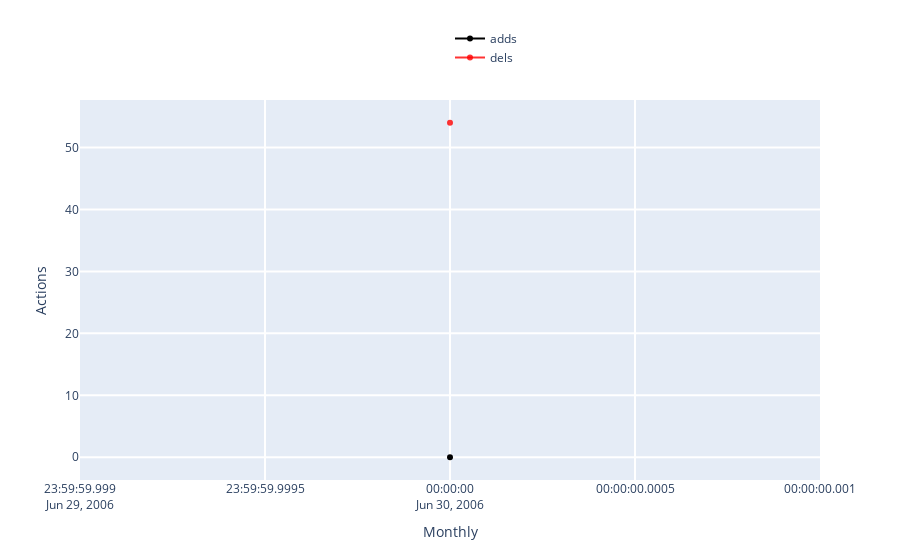

Notebook cell for this chart:
### Markdown cell above
<span style="color: #626262"> Try yourself! This is what will happen when you click 'Show Ownership' button: </span>

### Code cell
### ------------------------------------------------------------------------------------------ ###
### TRY YOURSELF! THIS IS WHAT WILL HAPPEN WHEN YOU CLICK 'Show Editor's Activities' BUTTON    ###
### ------------------------------------------------------------------------------------------ ###

## This is the page you used and the editor you select in the above grid. ##
print('The page that is being used:', the_page['title'], f'({lng_selected.upper()})')
print('Selected editor:', editor_info['name'])

## Filter the editor's actions from the previous variable 'total_actions' ##
editor_total_actions = total_actions[total_actions['editor_id'] == editor_info.userid]

## Visualization, core visual code lies in ActionsListener, then the interact function    ##
## make it interactive, mode details see:                                                 ##
## https://github.com/gesiscss/wikiwho_demo/blob/master/visualization/actions_listener.py ##

# Create a ActionsListener instance
actions_listener = ActionsListener(sources, lng=lng_selected)
actions_listener.actions_one_editor = editor_total_actions

# What types of these actions?
actions_types = (editor_total_actions.loc[:,'total':'total_stopword_count'].columns.append(
                    editor_total_actions.loc[:,'adds':'reins_stopword_count'].columns)).values.tolist()

# Visualization: try yourself by coding!
begin_date = date(2002, 3, 1)
end_date = date(2019, 4, 1)
editor_name = 'All'
frequency = 'Monthly' # 'Daily', 'Weekly', 'Monthly', 'Yearly'
black_line = 'adds' # Choose one from 'actions_types'. Note that 'black_line doesn't have 'None' option but others have.
red_line = 'dels'
blue_line = 'None'
green_line = 'None'

print('Time range from', begin_date.strftime("%Y-%m-%d"), 'to', end_date.strftime("%Y-%m-%d"))

actions_listener.actions_listen(
    _range1 = begin_date,
    _range2 = end_date,
    editor = editor_name,
    granularity = frequency,
    black = black_line,
    red = red_line,
    blue = blue_line,
    green = green_line
)

### Figure 1 — Plotly figure (JSON) as saved in the notebook; plotly's stock layout.template omitted (floating-point values rounded to 4 significant figures)
{"data": [{"marker": {"color": "rgba(0, 0, 0, 1)"}, "name": "adds", "type": "scatter", "x": ["2006-06-30T00:00:00"], "y": [0]}, {"marker": {"color": "rgba(255, 0, 0, .8)"}, "name": "dels", "type": "scatter", "x": ["2006-06-30T00:00:00"], "y": [54]}], "layout": {"barmode": "group", "hovermode": "closest", "legend": {"x": 0.5, "y": 1.2}, "showlegend": true, "xaxis": {"gridwidth": 2, "ticklen": 5, "title": {"text": "Monthly"}, "zeroline": true}, "yaxis": {"gridwidth": 2, "ticklen": 5, "title": {"text": "Actions"}}}}
